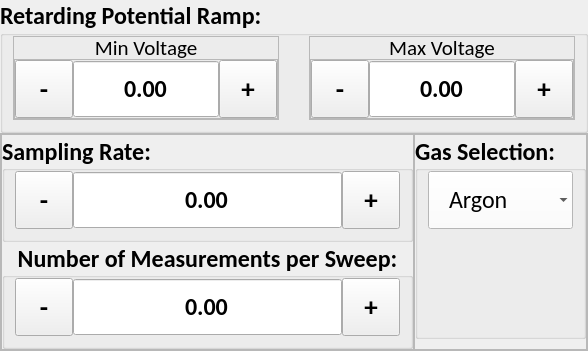
      <widget class="QWidget" name="single_lang_probe">
       <layout class="QVBoxLayout" name="verticalLayout_2">
        <property name="spacing">
         <number>0</number>
        </property>
        <property name="leftMargin">
         <number>0</number>
        </property>
        <property name="topMargin">
         <number>0</number>
        </property>
        <property name="rightMargin">
         <number>0</number>
        </property>
        <property name="bottomMargin">
         <number>0</number>
        </property>
        <item>
         <widget class="QGroupBox" name="slp_volt_ramp_adjustment_gb">
          <property name="minimumSize">
           <size>
            <width>0</width>
            <height>112</height>
           </size>
          </property>
          <property name="font">
           <font>
            <family>Calibri</family>
            <pointsize>18</pointsize>
            <weight>75</weight>
            <bold>true</bold>
           </font>
          </property>
          <property name="title">
           <string>Retarding Potential Ramp:</string>
          </property>
          <layout class="QHBoxLayout" name="horizontalLayout_7">
           <property name="spacing">
            <number>30</number>
           </property>
           <property name="leftMargin">
            <number>10</number>
           </property>
           <property name="topMargin">
            <number>0</number>
           </property>
           <property name="rightMargin">
            <number>10</number>
           </property>
           <property name="bottomMargin">
            <number>10</number>
           </property>
           <item alignment="Qt::AlignVCenter">
            <widget class="QFrame" name="slp_min_frame">
             <property name="maximumSize">
              <size>
               <width>1000</width>
               <height>1000</height>
              </size>
             </property>
             <property name="styleSheet">
              <string notr="true"/>
             </property>
             <property name="frameShape">
              <enum>QFrame::StyledPanel</enum>
             </property>
             <property name="frameShadow">
              <enum>QFrame::Raised</enum>
             </property>
             <layout class="QVBoxLayout" name="verticalLayout_5">
              <property name="spacing">
               <number>0</number>
              </property>
              <property name="leftMargin">
               <number>0</number>
              </property>
              <property name="topMargin">
               <number>0</number>
              </property>
              <property name="rightMargin">
               <number>0</number>
              </property>
              <property name="bottomMargin">
               <number>0</number>
              </property>
              <item>
               <widget class="QLabel" name="slp_min_label">
                <property name="minimumSize">
                 <size>
                  <width>40</width>
                  <height>22</height>
                 </size>
                </property>
                <property name="maximumSize">
                 <size>
                  <width>1000</width>
                  <height>22</height>
                 </size>
                </property>
                <property name="font">
                 <font>
                  <family>Calibri</family>
                  <pointsize>16</pointsize>
                  <weight>50</weight>
                  <bold>false</bold>
                 </font>
                </property>
                <property name="styleSheet">
                 <string notr="true"/>
                </property>
                <property name="text">
                 <string>Min Voltage</string>
                </property>
                <property name="alignment">
                 <set>Qt::AlignCenter</set>
                </property>
               </widget>
              </item>
              <item>
               <widget class="QFrame" name="frame">
                <property name="minimumSize">
                 <size>
                  <width>0</width>
                  <height>58</height>
                 </size>
                </property>
                <property name="frameShape">
                 <enum>QFrame::StyledPanel</enum>
                </property>
                <property name="frameShadow">
                 <enum>QFrame::Raised</enum>
                </property>
                <layout class="QHBoxLayout" name="horizontalLayout_5">
                 <property name="spacing">
                  <number>0</number>
                 </property>
                 <property name="leftMargin">
                  <number>0</number>
                 </property>
                 <property name="topMargin">
                  <number>0</number>
                 </property>
                 <property name="rightMargin">
                  <number>0</number>
                 </property>
                 <property name="bottomMargin">
                  <number>0</number>
                 </property>
                 <item>
                  <widget class="QToolButton" name="slp_volt_ramp_min_minus">
                   <property name="minimumSize">
                    <size>
                     <width>58</width>
                     <height>58</height>
                    </size>
                   </property>
                   <property name="maximumSize">
                    <size>
                     <width>58</width>
                     <height>58</height>
                    </size>
                   </property>
                   <property name="font">
                    <font>
                     <pointsize>20</pointsize>
                     <weight>75</weight>
                     <bold>true</bold>
                    </font>
                   </property>
                   <property name="styleSheet">
                    <string notr="true"/>
                   </property>
                   <property name="text">
                    <string>-</string>
                   </property>
                  </widget>
                 </item>
                 <item>
                  <widget class="QDoubleSpinBox" name="slp_volt_ramp_min_input">
                   <property name="minimumSize">
                    <size>
                     <width>0</width>
                     <height>58</height>
                    </size>
                   </property>
                   <property name="maximumSize">
                    <size>
                     <width>1000</width>
                     <height>58</height>
                    </size>
                   </property>
                   <property name="font">
                    <font>
                     <family>Calibri</family>
                     <pointsize>18</pointsize>
                    </font>
                   </property>
                   <property name="layoutDirection">
                    <enum>Qt::LeftToRight</enum>
                   </property>
                   <property name="styleSheet">
                    <string notr="true"/>
                   </property>
                   <property name="alignment">
                    <set>Qt::AlignCenter</set>
                   </property>
                   <property name="readOnly">
                    <bool>true</bool>
                   </property>
                   <property name="buttonSymbols">
                    <enum>QAbstractSpinBox::NoButtons</enum>
                   </property>
                   <property name="correctionMode">
                    <enum>QAbstractSpinBox::CorrectToPreviousValue</enum>
                   </property>
                   <property name="showGroupSeparator" stdset="0">
                    <bool>false</bool>
                   </property>
                   <property name="minimum">
                    <double>-10000.000000000000000</double>
                   </property>
                   <property name="maximum">
                    <double>10000.000000000000000</double>
                   </property>
                  </widget>
                 </item>
                 <item>
                  <widget class="QToolButton" name="slp_volt_ramp_min_plus">
                   <property name="minimumSize">
                    <size>
                     <width>58</width>
                     <height>58</height>
                    </size>
                   </property>
                   <property name="maximumSize">
                    <size>
                     <width>16777215</width>
                     <height>58</height>
                    </size>
                   </property>
                   <property name="font">
                    <font>
                     <pointsize>20</pointsize>
                     <weight>75</weight>
                     <bold>true</bold>
                    </font>
                   </property>
                   <property name="focusPolicy">
                    <enum>Qt::NoFocus</enum>
                   </property>
                   <property name="styleSheet">
                    <string notr="true"/>
                   </property>
                   <property name="text">
                    <string>+</string>
                   </property>
                  </widget>
                 </item>
                </layout>
               </widget>
              </item>
             </layout>
            </widget>
           </item>
           <item>
            <widget class="QFrame" name="slp_max_frame">
             <property name="minimumSize">
              <size>
               <width>0</width>
               <height>0</height>
              </size>
             </property>
             <property name="maximumSize">
              <size>
               <width>1000</width>
               <height>1000</height>
              </size>
             </property>
             <property name="frameShape">
              <enum>QFrame::StyledPanel</enum>
             </property>
             <property name="frameShadow">
              <enum>QFrame::Raised</enum>
             </property>
             <layout class="QVBoxLayout" name="verticalLayout_6">
              <property name="spacing">
               <number>0</number>
              </property>
              <property name="leftMargin">
               <number>0</number>
              </property>
              <property name="topMargin">
               <number>0</number>
              </property>
              <property name="rightMargin">
               <number>0</number>
              </property>
              <property name="bottomMargin">
               <number>0</number>
              </property>
              <item>
               <widget class="QLabel" name="slp_max_label">
                <property name="minimumSize">
                 <size>
                  <width>42</width>
                  <height>22</height>
                 </size>
                </property>
                <property name="maximumSize">
                 <size>
                  <width>1000</width>
                  <height>22</height>
                 </size>
                </property>
                <property name="font">
                 <font>
                  <family>Calibri</family>
                  <pointsize>16</pointsize>
                  <weight>50</weight>
                  <bold>false</bold>
                 </font>
                </property>
                <property name="text">
                 <string>Max Voltage</string>
                </property>
                <property name="alignment">
                 <set>Qt::AlignCenter</set>
                </property>
               </widget>
              </item>
              <item>
               <widget class="QFrame" name="frame_2">
                <property name="frameShape">
                 <enum>QFrame::StyledPanel</enum>
                </property>
                <property name="frameShadow">
                 <enum>QFrame::Raised</enum>
                </property>
                <layout class="QHBoxLayout" name="horizontalLayout_6">
                 <property name="spacing">
                  <number>0</number>
                 </property>
                 <property name="leftMargin">
                  <number>0</number>
                 </property>
                 <property name="topMargin">
                  <number>0</number>
                 </property>
                 <property name="rightMargin">
                  <number>0</number>
                 </property>
                 <property name="bottomMargin">
                  <number>0</number>
                 </property>
                 <item>
                  <widget class="QToolButton" name="slp_volt_ramp_max_minus">
                   <property name="minimumSize">
                    <size>
                     <width>58</width>
                     <height>58</height>
                    </size>
                   </property>
                   <property name="maximumSize">
                    <size>
                     <width>58</width>
                     <height>58</height>
                    </size>
                   </property>
                   <property name="font">
                    <font>
                     <pointsize>20</pointsize>
                     <weight>75</weight>
                     <bold>true</bold>
                    </font>
                   </property>
                   <property name="text">
                    <string>-</string>
                   </property>
                  </widget>
                 </item>
                 <item>
                  <widget class="QDoubleSpinBox" name="slp_volt_rampt_max_input">
                   <property name="minimumSize">
                    <size>
                     <width>0</width>
                     <height>58</height>
                    </size>
                   </property>
                   <property name="maximumSize">
                    <size>
                     <width>1000</width>
                     <height>58</height>
                    </size>
                   </property>
                   <property name="font">
                    <font>
                     <family>Calibri</family>
                     <pointsize>18</pointsize>
                    </font>
                   </property>
                   <property name="layoutDirection">
                    <enum>Qt::LeftToRight</enum>
                   </property>
                   <property name="styleSheet">
                    <string notr="true"/>
                   </property>
                   <property name="alignment">
                    <set>Qt::AlignCenter</set>
                   </property>
                   <property name="readOnly">
                    <bool>true</bool>
                   </property>
                   <property name="buttonSymbols">
                    <enum>QAbstractSpinBox::NoButtons</enum>
                   </property>
                   <property name="correctionMode">
                    <enum>QAbstractSpinBox::CorrectToPreviousValue</enum>
                   </property>
                   <property name="showGroupSeparator" stdset="0">
                    <bool>false</bool>
                   </property>
                   <property name="minimum">
                    <double>-10000.000000000000000</double>
                   </property>
                   <property name="maximum">
                    <double>10000.000000000000000</double>
                   </property>
                  </widget>
                 </item>
                 <item>
                  <widget class="QToolButton" name="slp_volt_ramp_max_plus">
                   <property name="minimumSize">
                    <size>
                     <width>58</width>
                     <height>58</height>
                    </size>
                   </property>
                   <property name="maximumSize">
                    <size>
                     <width>16777215</width>
                     <height>58</height>
                    </size>
                   </property>
                   <property name="font">
                    <font>
                     <pointsize>20</pointsize>
                     <weight>75</weight>
                     <bold>true</bold>
                    </font>
                   </property>
                   <property name="focusPolicy">
                    <enum>Qt::NoFocus</enum>
                   </property>
                   <property name="text">
                    <string>+</string>
                   </property>
                  </widget>
                 </item>
                </layout>
               </widget>
              </item>
             </layout>
            </widget>
           </item>
          </layout>
         </widget>
        </item>
        <item>
         <widget class="QFrame" name="frame_5">
          <property name="frameShape">
           <enum>QFrame::StyledPanel</enum>
          </property>
          <property name="frameShadow">
           <enum>QFrame::Raised</enum>
          </property>
          <layout class="QHBoxLayout" name="horizontalLayout_13">
           <property name="spacing">
            <number>0</number>
           </property>
           <property name="leftMargin">
            <number>0</number>
           </property>
           <property name="topMargin">
            <number>0</number>
           </property>
           <property name="rightMargin">
            <number>0</number>
           </property>
           <property name="bottomMargin">
            <number>0</number>
           </property>
           <item>
            <widget class="QFrame" name="frame_7">
             <property name="frameShape">
              <enum>QFrame::StyledPanel</enum>
             </property>
             <property name="frameShadow">
              <enum>QFrame::Raised</enum>
             </property>
             <layout class="QVBoxLayout" name="verticalLayout_9">
              <property name="spacing">
               <number>0</number>
              </property>
              <property name="leftMargin">
               <number>0</number>
              </property>
              <property name="topMargin">
               <number>0</number>
              </property>
              <property name="rightMargin">
               <number>0</number>
              </property>
              <property name="bottomMargin">
               <number>0</number>
              </property>
              <item>
               <widget class="QGroupBox" name="slp_sampling_rate_gb">
                <property name="font">
                 <font>
                  <family>Calibri</family>
                  <pointsize>18</pointsize>
                  <weight>75</weight>
                  <bold>true</bold>
                 </font>
                </property>
                <property name="styleSheet">
                 <string notr="true"/>
                </property>
                <property name="title">
                 <string>Sampling Rate:</string>
                </property>
                <property name="alignment">
                 <set>Qt::AlignLeading|Qt::AlignLeft|Qt::AlignVCenter</set>
                </property>
                <layout class="QHBoxLayout" name="horizontalLayout_3">
                 <property name="spacing">
                  <number>0</number>
                 </property>
                 <property name="leftMargin">
                  <number>10</number>
                 </property>
                 <property name="topMargin">
                  <number>0</number>
                 </property>
                 <property name="rightMargin">
                  <number>10</number>
                 </property>
                 <property name="bottomMargin">
                  <number>10</number>
                 </property>
                 <item>
                  <widget class="QToolButton" name="slp_sampling_rate_minus">
                   <property name="minimumSize">
                    <size>
                     <width>58</width>
                     <height>58</height>
                    </size>
                   </property>
                   <property name="maximumSize">
                    <size>
                     <width>58</width>
                     <height>58</height>
                    </size>
                   </property>
                   <property name="font">
                    <font>
                     <pointsize>20</pointsize>
                     <weight>75</weight>
                     <bold>true</bold>
                    </font>
                   </property>
                   <property name="text">
                    <string>-</string>
                   </property>
                  </widget>
                 </item>
                 <item>
                  <widget class="QDoubleSpinBox" name="slp_sampling_rate_input">
                   <property name="minimumSize">
                    <size>
                     <width>0</width>
                     <height>58</height>
                    </size>
                   </property>
                   <property name="maximumSize">
                    <size>
                     <width>1000</width>
                     <height>58</height>
                    </size>
                   </property>
                   <property name="font">
                    <font>
                     <family>Calibri</family>
                     <pointsize>18</pointsize>
                    </font>
                   </property>
                   <property name="focusPolicy">
                    <enum>Qt::NoFocus</enum>
                   </property>
                   <property name="layoutDirection">
                    <enum>Qt::LeftToRight</enum>
                   </property>
                   <property name="styleSheet">
                    <string notr="true"/>
                   </property>
                   <property name="alignment">
                    <set>Qt::AlignCenter</set>
                   </property>
                   <property name="readOnly">
                    <bool>true</bool>
                   </property>
                   <property name="buttonSymbols">
                    <enum>QAbstractSpinBox::NoButtons</enum>
                   </property>
                   <property name="correctionMode">
                    <enum>QAbstractSpinBox::CorrectToPreviousValue</enum>
                   </property>
                   <property name="showGroupSeparator" stdset="0">
                    <bool>false</bool>
                   </property>
                   <property name="decimals">
                    <number>2</number>
                   </property>
                   <property name="minimum">
                    <double>-10000.000000000000000</double>
                   </property>
                   <property name="maximum">
                    <double>10000.000000000000000</double>
                   </property>
                  </widget>
                 </item>
                 <item>
                  <widget class="QToolButton" name="slp_sampling_rate_plus">
                   <property name="minimumSize">
                    <size>
                     <width>58</width>
                     <height>58</height>
                    </size>
                   </property>
                   <property name="maximumSize">
                    <size>
                     <width>16777215</width>
                     <height>58</height>
                    </size>
                   </property>
                   <property name="font">
                    <font>
                     <pointsize>20</pointsize>
                     <weight>75</weight>
                     <bold>true</bold>
                    </font>
                   </property>
                   <property name="focusPolicy">
                    <enum>Qt::NoFocus</enum>
                   </property>
                   <property name="text">
                    <string>+</string>
                   </property>
                  </widget>
                 </item>
                </layout>
               </widget>
              </item>
              <item>
               <widget class="QGroupBox" name="slp_num_measurements_gb">
                <property name="font">
                 <font>
                  <family>Calibri</family>
                  <pointsize>18</pointsize>
                  <weight>75</weight>
                  <bold>true</bold>
                 </font>
                </property>
                <property name="title">
                 <string>Number of Measurements per Sweep:</string>
                </property>
                <property name="alignment">
                 <set>Qt::AlignCenter</set>
                </property>
                <layout class="QHBoxLayout" name="horizontalLayout_4">
                 <property name="spacing">
                  <number>0</number>
                 </property>
                 <property name="leftMargin">
                  <number>10</number>
                 </property>
                 <property name="topMargin">
                  <number>0</number>
                 </property>
                 <property name="rightMargin">
                  <number>10</number>
                 </property>
                 <property name="bottomMargin">
                  <number>10</number>
                 </property>
                 <item>
                  <widget class="QToolButton" name="slp_num_measurements_minus">
                   <property name="minimumSize">
                    <size>
                     <width>58</width>
                     <height>58</height>
                    </size>
                   </property>
                   <property name="maximumSize">
                    <size>
                     <width>58</width>
                     <height>58</height>
                    </size>
                   </property>
                   <property name="font">
                    <font>
                     <pointsize>20</pointsize>
                     <weight>75</weight>
                     <bold>true</bold>
                    </font>
                   </property>
                   <property name="text">
                    <string>-</string>
                   </property>
                  </widget>
                 </item>
                 <item>
                  <widget class="QDoubleSpinBox" name="slp_num_measurements_input">
                   <property name="minimumSize">
                    <size>
                     <width>0</width>
                     <height>58</height>
                    </size>
                   </property>
                   <property name="maximumSize">
                    <size>
                     <width>1000</width>
                     <height>58</height>
                    </size>
                   </property>
                   <property name="font">
                    <font>
                     <family>Calibri</family>
                     <pointsize>18</pointsize>
                    </font>
                   </property>
                   <property name="styleSheet">
                    <string notr="true"/>
                   </property>
                   <property name="alignment">
                    <set>Qt::AlignCenter</set>
                   </property>
                   <property name="readOnly">
                    <bool>true</bool>
                   </property>
                   <property name="buttonSymbols">
                    <enum>QAbstractSpinBox::NoButtons</enum>
                   </property>
                   <property name="correctionMode">
                    <enum>QAbstractSpinBox::CorrectToPreviousValue</enum>
                   </property>
                   <property name="showGroupSeparator" stdset="0">
                    <bool>false</bool>
                   </property>
                   <property name="decimals">
                    <number>2</number>
                   </property>
                   <property name="minimum">
                    <double>-10000.000000000000000</double>
                   </property>
                   <property name="maximum">
                    <double>10000.000000000000000</double>
                   </property>
                  </widget>
                 </item>
                 <item>
                  <widget class="QToolButton" name="slp_num_measurements_plus">
                   <property name="minimumSize">
                    <size>
                     <width>58</width>
                     <height>58</height>
                    </size>
                   </property>
                   <property name="maximumSize">
                    <size>
                     <width>16777215</width>
                     <height>58</height>
                    </size>
                   </property>
                   <property name="font">
                    <font>
                     <pointsize>20</pointsize>
                     <weight>75</weight>
                     <bold>true</bold>
                    </font>
                   </property>
                   <property name="focusPolicy">
                    <enum>Qt::NoFocus</enum>
                   </property>
                   <property name="text">
                    <string>+</string>
                   </property>
                  </widget>
                 </item>
                </layout>
               </widget>
              </item>
             </layout>
            </widget>
           </item>
           <item>
            <widget class="QFrame" name="frame_6">
             <property name="frameShape">
              <enum>QFrame::StyledPanel</enum>
             </property>
             <property name="frameShadow">
              <enum>QFrame::Raised</enum>
             </property>
             <layout class="QHBoxLayout" name="horizontalLayout_15">
              <property name="spacing">
               <number>0</number>
              </property>
              <property name="leftMargin">
               <number>0</number>
              </property>
              <property name="topMargin">
               <number>0</number>
              </property>
              <property name="rightMargin">
               <number>0</number>
              </property>
              <property name="bottomMargin">
               <number>10</number>
              </property>
              <item>
               <widget class="QGroupBox" name="slp_gas_select_gb">
                <property name="font">
                 <font>
                  <family>Calibri</family>
                  <pointsize>18</pointsize>
                  <weight>75</weight>
                  <bold>true</bold>
                 </font>
                </property>
                <property name="styleSheet">
                 <string notr="true"/>
                </property>
                <property name="title">
                 <string>Gas Selection:</string>
                </property>
                <property name="alignment">
                 <set>Qt::AlignLeading|Qt::AlignLeft|Qt::AlignVCenter</set>
                </property>
                <layout class="QVBoxLayout" name="verticalLayout_10">
                 <property name="spacing">
                  <number>0</number>
                 </property>
                 <property name="leftMargin">
                  <number>10</number>
                 </property>
                 <property name="topMargin">
                  <number>0</number>
                 </property>
                 <property name="rightMargin">
                  <number>10</number>
                 </property>
                 <property name="bottomMargin">
                  <number>0</number>
                 </property>
                 <item alignment="Qt::AlignTop">
                  <widget class="QComboBox" name="slp_gas_select_cb">
                   <property name="minimumSize">
                    <size>
                     <width>0</width>
                     <height>58</height>
                    </size>
                   </property>
                   <property name="maximumSize">
                    <size>
                     <width>1000</width>
                     <height>58</height>
                    </size>
                   </property>
                   <property name="font">
                    <font>
                     <family>Calibri</family>
                     <pointsize>18</pointsize>
                     <weight>50</weight>
                     <bold>false</bold>
                    </font>
                   </property>
                   <property name="cursor">
                    <cursorShape>PointingHandCursor</cursorShape>
                   </property>
                   <property name="styleSheet">
                    <string notr="true">QComboBox {
	background-color: #FFFFFF;
	padding-left: 20px;
	text-align: left;
}

QComboBox:focus {
    outline: none; 
    border: 1px solid gray;
}

QComboBox QAbstractItemView {
    selection-background-color: white;
    selection-color: black; 
}
</string>
                   </property>
                   <property name="frame">
                    <bool>false</bool>
                   </property>
                   <item>
                    <property name="text">
                     <string>Argon</string>
                    </property>
                   </item>
                   <item>
                    <property name="text">
                     <string>Helium</string>
                    </property>
                   </item>
                   <item>
                    <property name="text">
                     <string>Nitrogen</string>
                    </property>
                   </item>
                   <item>
                    <property name="text">
                     <string>CO2</string>
                    </property>
                   </item>
                   <item>
                    <property name="text">
                     <string>Oxygen</string>
                    </property>
                   </item>
                   <item>
                    <property name="text">
                     <string>Hydrogen</string>
                    </property>
                   </item>
                  </widget>
                 </item>
                </layout>
               </widget>
              </item>
             </layout>
            </widget>
           </item>
          </layout>
         </widget>
        </item>
       </layout>
      </widget>
